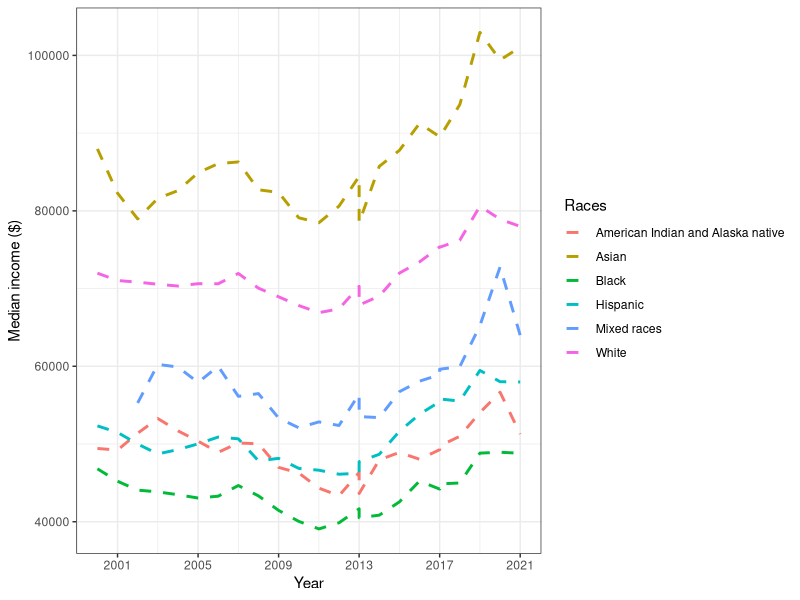
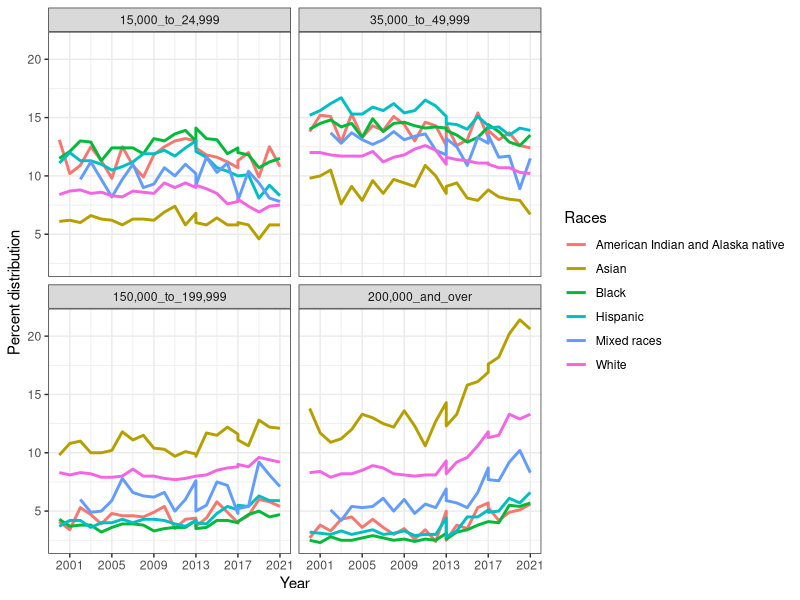
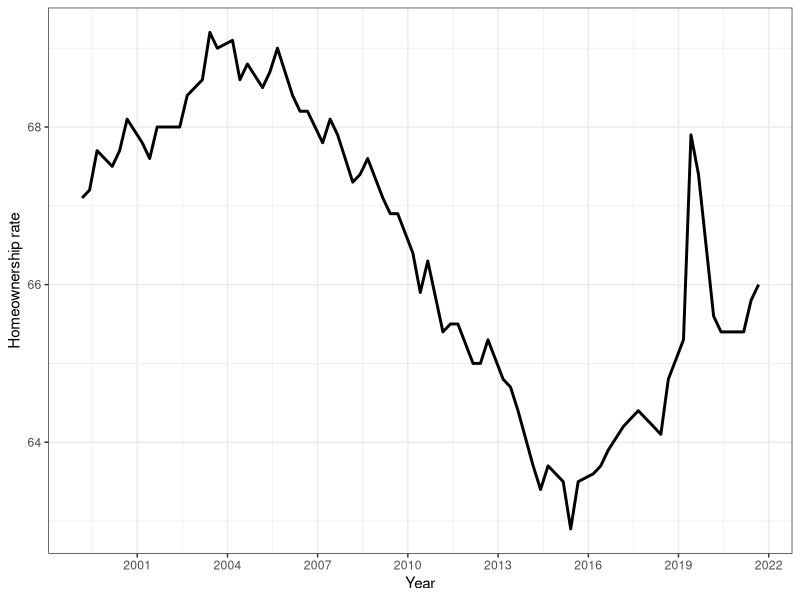
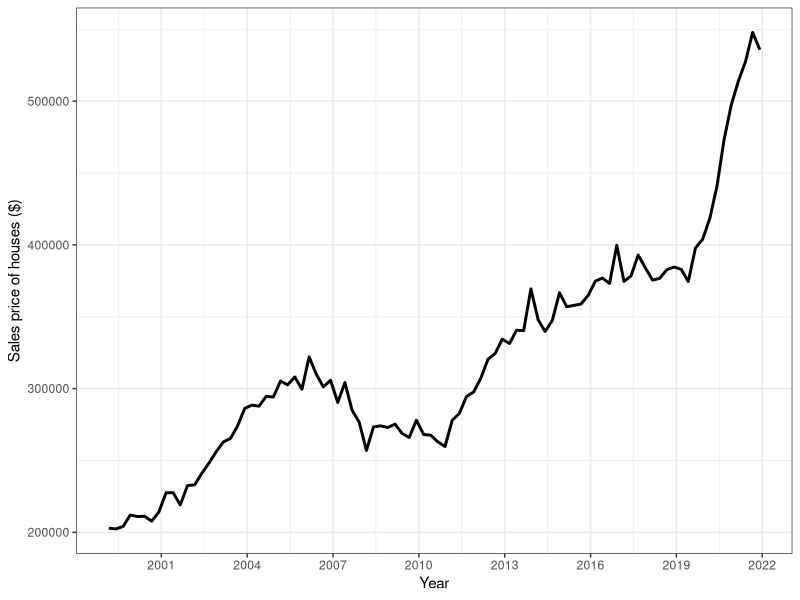

Here is the R script that generated these plots, in order:
## ---- chunk 1
knitr::opts_chunk$set(echo = TRUE)
## ---- chunk 2
rm(list = ls(all.names = TRUE))
cat("\014")
library(skimr)
library(data.table)
library(dplyr)
library(ggplot2)
library(tidyr)
library(kableExtra)
library(readxl)
suppressMessages(library(tidyverse))
suppressPackageStartupMessages(library(reshape2))
suppressPackageStartupMessages(library(scales))
suppressPackageStartupMessages(library(dplyr))
library(ggplot2)
options(scipen = 999)
## ---- chunk 3
income = fread('tableA2.csv')
income$Number_thousands = as.numeric(income$Number_thousands)
income$Median_income = as.numeric(income$Median_income)
income$Margin_of_error_for_median = as.numeric(income$Margin_of_error_for_median)
income$Mean_income = as.numeric(income$Mean_income)
income$Margin_of_error_for_mean = as.numeric(income$Margin_of_error_for_mean)
i= income %>% 
  select(-Margin_of_error_for_median, -Margin_of_error_for_mean) %>% 
  na.omit()  
#skim (i)
## ---- chunk 4
income = fread('tableA2.csv') %>% 
  tibble 
df= income %>% 
  select(-Margin_of_error_for_median, -Margin_of_error_for_mean) %>% 
  na.omit() %>% 
  filter(!Races=='Blackd', !Races =='Asiand', !Races == 'Whited', !Races=='All races', !Races=='American Indian and Alaska native comb') %>% 
  filter(between(Year, 2000,2021))
ggplot(df, aes (Year, Median_income, color=Races)) +
         geom_line(linetype='dashed', size=1)+
         theme_bw() +
         labs(x = "Year", y = "Median income ($)", fill="Races") +
         scale_x_continuous(breaks=seq(1993,2021,by=4))+
         scale_fill_brewer(palette = "Set2")
## ---- chunk 5
year93 = df %>% 
  select(Year, Median_income, Races) %>% 
  filter(Year==2000) 
year21 = df %>% 
  select(Year, Median_income, Races) %>% 
  filter(Year==2021)
final = full_join(year93,year21, by = "Races" )
final %>% 
  mutate('Median income increase' = round ((Median_income.y - Median_income.x)/(2021-2000), digits=0)) %>% 
  select(Races,'Median income increase')  %>% 
  filter (!Races=='Mixed races') %>% 
  kable(align=rep('c', 3), format = "pandoc", booktabs = TRUE, caption = "Real median income increase between 2000-2021 (slope of the lines) for each race", escape = FALSE)
## ---- chunk 6
dfl = pivot_longer(df, cols = c('15,000_to_24,999' , '35,000_to_49,999', '150,000_to_199,999',  '200,000_and_over'))
dfl$name= as.factor(dfl$name)
ggplot(dfl, aes (Year, value, color=Races)) +
         facet_wrap(~factor(name, levels = c('15,000_to_24,999', '35,000_to_49,999', '150,000_to_199,999', '200,000_and_over')))+
         geom_line(size=1)+
         theme_bw() +
         scale_x_continuous(breaks=seq(1993,2021,by=4))+
         labs(x = "Year", y = "Percent distribution", fill="Races") 
## ---- chunk 7
home = read.csv('home.csv')
home$DATE = strptime(as.character(home$DATE), "%m/%d/%Y") %>% 
  as.Date((home$DATE), format = "%d-%m-%y")
home %>% 
  filter(DATE>'1999-07-01') %>% 
  ggplot(aes (DATE, Percent)) +
         geom_line(size=1)+
         theme_bw() +
         labs(x = "Year", y = "Homeownership rate") +
         scale_x_date(date_breaks = "36 months", date_labels = "%Y")+
         scale_fill_brewer(palette = "Set2")
## ---- chunk 8
home_price = read.csv('home_price.csv')
home_price$Date = strptime(as.character(home_price$Date), "%m/%d/%Y") %>% 
  as.Date((home_price$Date), format = "%d-%m-%y")
home_price %>% 
  filter(Date>'1999-10-01') %>% 
  ggplot(aes (Date, Price)) +
         geom_line(size=1)+
         theme_bw() +
         labs(x = "Year", y = "Sales price of houses ($)") +
         scale_x_date(date_breaks = "36 months", date_labels = "%Y")+
         scale_fill_brewer(palette = "Set2")
## ---- chunk 9
df=read.csv("Project.csv")
kable(df, align = "l")|>
 column_spec(1, width = "3cm")|>
 column_spec(2, width = "4cm")|>
 column_spec(3, width = "10cm")
